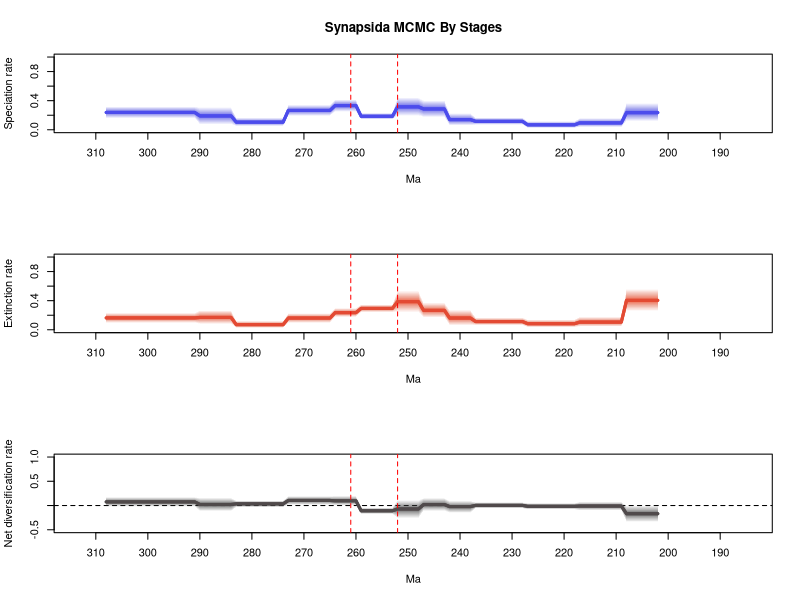

This chart was generated by the following R code:
# 1 files combined:
# 	C:\Users\SimoesLabAdmin\Documents\BDNN_Arielli\synapsida\mcmc_fixshift_no_predictors\D_mcmc/combined_9_marginal_rates.log

# 95% HPDs calculated using code from Biopy (https://www.cs.auckland.ac.nz/~yhel002/biopy/)

pdf(file='C:/Users/SimoesLabAdmin/Documents/BDNN_Arielli/synapsida/mcmc_fixshift_no_predictors/D_mcmc/combined_9_marginal_rates_RTT_final.pdf',width=8, height=10.8)
par(mfrow=c(3,1))
library(scales)
plot_RTT <- function (age,hpd_M,hpd_m,mean_m,color){
  N=100
  beta=(1:(N-1))/N
  alpha_shape=0.25
  cat=1-(beta^(1./alpha_shape))
  for (i in 1:(N-1)){
    trans= 1/N + 2/N
    polygon(c(age, rev(age)), c(hpd_M-((hpd_M-mean_m)*cat[i]), rev(hpd_m+((mean_m-hpd_m)*cat[i]))), col = alpha(color,trans), border = NA)
  }
  lines(rev(age), rev(mean_m), col = color, lwd=3)
}
    
L_hpd_m95=c(NA, NA,NA,NA,NA,NA,NA,NA,NA,NA,NA,NA,NA,NA,NA,NA,NA,NA,NA,NA,NA,NA,NA,NA,NA,NA,NA,NA,NA,NA,NA,NA,NA,NA,NA,NA,NA,NA,NA,NA,NA,NA,NA,NA,NA,NA,NA,NA,NA,NA,NA,NA,NA,NA,NA,NA,NA,NA,NA,NA,NA,NA,NA,NA,NA,NA,NA,NA,NA,NA,NA,NA,NA,NA,NA,NA,NA,NA,NA,NA,NA,NA,NA,NA,NA,NA,NA,NA,NA,NA,NA,NA,NA,NA,NA,NA,NA,NA,NA,NA,NA,NA,NA,NA,NA,NA,NA,NA,NA,NA,NA,NA,NA,NA,NA,NA,NA,NA,NA,NA,NA,NA,NA,NA,NA,NA,NA,NA,NA,NA,NA,NA,NA,NA,NA,NA,NA,NA,NA,NA,NA,NA,NA,NA,NA,NA,NA,NA,NA,NA,NA,NA,NA,NA,NA,NA,NA,NA,NA,NA,NA,NA,NA,NA,NA,NA,NA,NA,NA,NA,NA,NA,NA,NA,NA,NA,NA,NA,NA,NA,NA,NA,NA,NA,NA,NA,NA,NA,NA,NA,NA,NA,NA,NA,NA,NA,NA,NA,NA,NA,NA,NA,0.11606,0.11606,0.11606,0.11606,0.11606,0.11606,0.11606,0.034008,0.034008,0.034008,0.034008,0.034008,0.034008,0.034008,0.034008,0.034008,0.024192,0.024192,0.024192,0.024192,0.024192,0.024192,0.024192,0.024192,0.024192,0.024192,0.068457,0.068457,0.068457,0.068457,0.068457,0.068457,0.068457,0.068457,0.068457,0.068457,0.058151,0.058151,0.058151,0.058151,0.058151,0.169854,0.169854,0.169854,0.169854,0.169854,0.190979,0.190979,0.190979,0.190979,0.190979,0.141055,0.141055,0.141055,0.141055,0.141055,0.141055,0.141055,0.247366,0.247366,0.247366,0.247366,0.247366,0.190027,0.190027,0.190027,0.190027,0.190027,0.190027,0.190027,0.190027,0.190027,0.048227,0.048227,0.048227,0.048227,0.048227,0.048227,0.048227,0.048227,0.048227,0.048227,0.07082,0.07082,0.07082,0.07082,0.07082,0.07082,0.07082,0.159579,0.159579,0.159579,0.159579,0.159579,0.159579,0.159579,0.159579,0.159579,0.159579,0.159579,0.159579,0.159579,0.159579,0.159579,0.159579,0.159579,0.159579)
L_hpd_M95=c(NA, NA,NA,NA,NA,NA,NA,NA,NA,NA,NA,NA,NA,NA,NA,NA,NA,NA,NA,NA,NA,NA,NA,NA,NA,NA,NA,NA,NA,NA,NA,NA,NA,NA,NA,NA,NA,NA,NA,NA,NA,NA,NA,NA,NA,NA,NA,NA,NA,NA,NA,NA,NA,NA,NA,NA,NA,NA,NA,NA,NA,NA,NA,NA,NA,NA,NA,NA,NA,NA,NA,NA,NA,NA,NA,NA,NA,NA,NA,NA,NA,NA,NA,NA,NA,NA,NA,NA,NA,NA,NA,NA,NA,NA,NA,NA,NA,NA,NA,NA,NA,NA,NA,NA,NA,NA,NA,NA,NA,NA,NA,NA,NA,NA,NA,NA,NA,NA,NA,NA,NA,NA,NA,NA,NA,NA,NA,NA,NA,NA,NA,NA,NA,NA,NA,NA,NA,NA,NA,NA,NA,NA,NA,NA,NA,NA,NA,NA,NA,NA,NA,NA,NA,NA,NA,NA,NA,NA,NA,NA,NA,NA,NA,NA,NA,NA,NA,NA,NA,NA,NA,NA,NA,NA,NA,NA,NA,NA,NA,NA,NA,NA,NA,NA,NA,NA,NA,NA,NA,NA,NA,NA,NA,NA,NA,NA,NA,NA,NA,NA,NA,NA,0.369544,0.369544,0.369544,0.369544,0.369544,0.369544,0.369544,0.160186,0.160186,0.160186,0.160186,0.160186,0.160186,0.160186,0.160186,0.160186,0.11759,0.11759,0.11759,0.11759,0.11759,0.11759,0.11759,0.11759,0.11759,0.11759,0.168218,0.168218,0.168218,0.168218,0.168218,0.168218,0.168218,0.168218,0.168218,0.168218,0.22806,0.22806,0.22806,0.22806,0.22806,0.40666,0.40666,0.40666,0.40666,0.40666,0.445006,0.445006,0.445006,0.445006,0.445006,0.230748,0.230748,0.230748,0.230748,0.230748,0.230748,0.230748,0.417474,0.417474,0.417474,0.417474,0.417474,0.344072,0.344072,0.344072,0.344072,0.344072,0.344072,0.344072,0.344072,0.344072,0.168128,0.168128,0.168128,0.168128,0.168128,0.168128,0.168128,0.168128,0.168128,0.168128,0.310905,0.310905,0.310905,0.310905,0.310905,0.310905,0.310905,0.320759,0.320759,0.320759,0.320759,0.320759,0.320759,0.320759,0.320759,0.320759,0.320759,0.320759,0.320759,0.320759,0.320759,0.320759,0.320759,0.320759,0.320759)
M_hpd_m95=c(NA, NA,NA,NA,NA,NA,NA,NA,NA,NA,NA,NA,NA,NA,NA,NA,NA,NA,NA,NA,NA,NA,NA,NA,NA,NA,NA,NA,NA,NA,NA,NA,NA,NA,NA,NA,NA,NA,NA,NA,NA,NA,NA,NA,NA,NA,NA,NA,NA,NA,NA,NA,NA,NA,NA,NA,NA,NA,NA,NA,NA,NA,NA,NA,NA,NA,NA,NA,NA,NA,NA,NA,NA,NA,NA,NA,NA,NA,NA,NA,NA,NA,NA,NA,NA,NA,NA,NA,NA,NA,NA,NA,NA,NA,NA,NA,NA,NA,NA,NA,NA,NA,NA,NA,NA,NA,NA,NA,NA,NA,NA,NA,NA,NA,NA,NA,NA,NA,NA,NA,NA,NA,NA,NA,NA,NA,NA,NA,NA,NA,NA,NA,NA,NA,NA,NA,NA,NA,NA,NA,NA,NA,NA,NA,NA,NA,NA,NA,NA,NA,NA,NA,NA,NA,NA,NA,NA,NA,NA,NA,NA,NA,NA,NA,NA,NA,NA,NA,NA,NA,NA,NA,NA,NA,NA,NA,NA,NA,NA,NA,NA,NA,NA,NA,NA,NA,NA,NA,NA,NA,NA,NA,NA,NA,NA,NA,NA,NA,NA,NA,NA,NA,0.255435,0.255435,0.255435,0.255435,0.255435,0.255435,0.255435,0.042712,0.042712,0.042712,0.042712,0.042712,0.042712,0.042712,0.042712,0.042712,0.033522,0.033522,0.033522,0.033522,0.033522,0.033522,0.033522,0.033522,0.033522,0.033522,0.061942,0.061942,0.061942,0.061942,0.061942,0.061942,0.061942,0.061942,0.061942,0.061942,0.060131,0.060131,0.060131,0.060131,0.060131,0.166763,0.166763,0.166763,0.166763,0.166763,0.238642,0.238642,0.238642,0.238642,0.238642,0.240809,0.240809,0.240809,0.240809,0.240809,0.240809,0.240809,0.175214,0.175214,0.175214,0.175214,0.175214,0.094744,0.094744,0.094744,0.094744,0.094744,0.094744,0.094744,0.094744,0.094744,0.024381,0.024381,0.024381,0.024381,0.024381,0.024381,0.024381,0.024381,0.024381,0.024381,0.078733,0.078733,0.078733,0.078733,0.078733,0.078733,0.078733,0.094222,0.094222,0.094222,0.094222,0.094222,0.094222,0.094222,0.094222,0.094222,0.094222,0.094222,0.094222,0.094222,0.094222,0.094222,0.094222,0.094222,0.094222)
M_hpd_M95=c(NA, NA,NA,NA,NA,NA,NA,NA,NA,NA,NA,NA,NA,NA,NA,NA,NA,NA,NA,NA,NA,NA,NA,NA,NA,NA,NA,NA,NA,NA,NA,NA,NA,NA,NA,NA,NA,NA,NA,NA,NA,NA,NA,NA,NA,NA,NA,NA,NA,NA,NA,NA,NA,NA,NA,NA,NA,NA,NA,NA,NA,NA,NA,NA,NA,NA,NA,NA,NA,NA,NA,NA,NA,NA,NA,NA,NA,NA,NA,NA,NA,NA,NA,NA,NA,NA,NA,NA,NA,NA,NA,NA,NA,NA,NA,NA,NA,NA,NA,NA,NA,NA,NA,NA,NA,NA,NA,NA,NA,NA,NA,NA,NA,NA,NA,NA,NA,NA,NA,NA,NA,NA,NA,NA,NA,NA,NA,NA,NA,NA,NA,NA,NA,NA,NA,NA,NA,NA,NA,NA,NA,NA,NA,NA,NA,NA,NA,NA,NA,NA,NA,NA,NA,NA,NA,NA,NA,NA,NA,NA,NA,NA,NA,NA,NA,NA,NA,NA,NA,NA,NA,NA,NA,NA,NA,NA,NA,NA,NA,NA,NA,NA,NA,NA,NA,NA,NA,NA,NA,NA,NA,NA,NA,NA,NA,NA,NA,NA,NA,NA,NA,NA,0.562961,0.562961,0.562961,0.562961,0.562961,0.562961,0.562961,0.179095,0.179095,0.179095,0.179095,0.179095,0.179095,0.179095,0.179095,0.179095,0.141127,0.141127,0.141127,0.141127,0.141127,0.141127,0.141127,0.141127,0.141127,0.141127,0.168409,0.168409,0.168409,0.168409,0.168409,0.168409,0.168409,0.168409,0.168409,0.168409,0.274399,0.274399,0.274399,0.274399,0.274399,0.374083,0.374083,0.374083,0.374083,0.374083,0.53973,0.53973,0.53973,0.53973,0.53973,0.348813,0.348813,0.348813,0.348813,0.348813,0.348813,0.348813,0.299217,0.299217,0.299217,0.299217,0.299217,0.22779,0.22779,0.22779,0.22779,0.22779,0.22779,0.22779,0.22779,0.22779,0.122405,0.122405,0.122405,0.122405,0.122405,0.122405,0.122405,0.122405,0.122405,0.122405,0.268596,0.268596,0.268596,0.268596,0.268596,0.268596,0.268596,0.233955,0.233955,0.233955,0.233955,0.233955,0.233955,0.233955,0.233955,0.233955,0.233955,0.233955,0.233955,0.233955,0.233955,0.233955,0.233955,0.233955,0.233955)
R_hpd_m95=c(NA, NA,NA,NA,NA,NA,NA,NA,NA,NA,NA,NA,NA,NA,NA,NA,NA,NA,NA,NA,NA,NA,NA,NA,NA,NA,NA,NA,NA,NA,NA,NA,NA,NA,NA,NA,NA,NA,NA,NA,NA,NA,NA,NA,NA,NA,NA,NA,NA,NA,NA,NA,NA,NA,NA,NA,NA,NA,NA,NA,NA,NA,NA,NA,NA,NA,NA,NA,NA,NA,NA,NA,NA,NA,NA,NA,NA,NA,NA,NA,NA,NA,NA,NA,NA,NA,NA,NA,NA,NA,NA,NA,NA,NA,NA,NA,NA,NA,NA,NA,NA,NA,NA,NA,NA,NA,NA,NA,NA,NA,NA,NA,NA,NA,NA,NA,NA,NA,NA,NA,NA,NA,NA,NA,NA,NA,NA,NA,NA,NA,NA,NA,NA,NA,NA,NA,NA,NA,NA,NA,NA,NA,NA,NA,NA,NA,NA,NA,NA,NA,NA,NA,NA,NA,NA,NA,NA,NA,NA,NA,NA,NA,NA,NA,NA,NA,NA,NA,NA,NA,NA,NA,NA,NA,NA,NA,NA,NA,NA,NA,NA,NA,NA,NA,NA,NA,NA,NA,NA,NA,NA,NA,NA,NA,NA,NA,NA,NA,NA,NA,NA,NA,-0.34131,-0.34131,-0.34131,-0.34131,-0.34131,-0.34131,-0.34131,-0.100752,-0.100752,-0.100752,-0.100752,-0.100752,-0.100752,-0.100752,-0.100752,-0.100752,-0.081907,-0.081907,-0.081907,-0.081907,-0.081907,-0.081907,-0.081907,-0.081907,-0.081907,-0.081907,-0.061169,-0.061169,-0.061169,-0.061169,-0.061169,-0.061169,-0.061169,-0.061169,-0.061169,-0.061169,-0.152732,-0.152732,-0.152732,-0.152732,-0.152732,-0.114075,-0.114075,-0.114075,-0.114075,-0.114075,-0.266158,-0.266158,-0.266158,-0.266158,-0.266158,-0.176421,-0.176421,-0.176421,-0.176421,-0.176421,-0.176421,-0.176421,-0.003343,-0.003343,-0.003343,-0.003343,-0.003343,0.01211,0.01211,0.01211,0.01211,0.01211,0.01211,0.01211,0.01211,0.01211,-0.035583,-0.035583,-0.035583,-0.035583,-0.035583,-0.035583,-0.035583,-0.035583,-0.035583,-0.035583,-0.118703,-0.118703,-0.118703,-0.118703,-0.118703,-0.118703,-0.118703,-0.024162,-0.024162,-0.024162,-0.024162,-0.024162,-0.024162,-0.024162,-0.024162,-0.024162,-0.024162,-0.024162,-0.024162,-0.024162,-0.024162,-0.024162,-0.024162,-0.024162,-0.024162)
R_hpd_M95=c(NA, NA,NA,NA,NA,NA,NA,NA,NA,NA,NA,NA,NA,NA,NA,NA,NA,NA,NA,NA,NA,NA,NA,NA,NA,NA,NA,NA,NA,NA,NA,NA,NA,NA,NA,NA,NA,NA,NA,NA,NA,NA,NA,NA,NA,NA,NA,NA,NA,NA,NA,NA,NA,NA,NA,NA,NA,NA,NA,NA,NA,NA,NA,NA,NA,NA,NA,NA,NA,NA,NA,NA,NA,NA,NA,NA,NA,NA,NA,NA,NA,NA,NA,NA,NA,NA,NA,NA,NA,NA,NA,NA,NA,NA,NA,NA,NA,NA,NA,NA,NA,NA,NA,NA,NA,NA,NA,NA,NA,NA,NA,NA,NA,NA,NA,NA,NA,NA,NA,NA,NA,NA,NA,NA,NA,NA,NA,NA,NA,NA,NA,NA,NA,NA,NA,NA,NA,NA,NA,NA,NA,NA,NA,NA,NA,NA,NA,NA,NA,NA,NA,NA,NA,NA,NA,NA,NA,NA,NA,NA,NA,NA,NA,NA,NA,NA,NA,NA,NA,NA,NA,NA,NA,NA,NA,NA,NA,NA,NA,NA,NA,NA,NA,NA,NA,NA,NA,NA,NA,NA,NA,NA,NA,NA,NA,NA,NA,NA,NA,NA,NA,NA,0.003989,0.003989,0.003989,0.003989,0.003989,0.003989,0.003989,0.076603,0.076603,0.076603,0.076603,0.076603,0.076603,0.076603,0.076603,0.076603,0.050715,0.050715,0.050715,0.050715,0.050715,0.050715,0.050715,0.050715,0.050715,0.050715,0.068403,0.068403,0.068403,0.068403,0.068403,0.068403,0.068403,0.068403,0.068403,0.068403,0.098763,0.098763,0.098763,0.098763,0.098763,0.15599,0.15599,0.15599,0.15599,0.15599,0.114884,0.114884,0.114884,0.114884,0.114884,-0.040745,-0.040745,-0.040745,-0.040745,-0.040745,-0.040745,-0.040745,0.198578,0.198578,0.198578,0.198578,0.198578,0.195166,0.195166,0.195166,0.195166,0.195166,0.195166,0.195166,0.195166,0.195166,0.102952,0.102952,0.102952,0.102952,0.102952,0.102952,0.102952,0.102952,0.102952,0.102952,0.163143,0.163143,0.163143,0.163143,0.163143,0.163143,0.163143,0.174082,0.174082,0.174082,0.174082,0.174082,0.174082,0.174082,0.174082,0.174082,0.174082,0.174082,0.174082,0.174082,0.174082,0.174082,0.174082,0.174082,0.174082)
L_mean=c(NA, NA,NA,NA,NA,NA,NA,NA,NA,NA,NA,NA,NA,NA,NA,NA,NA,NA,NA,NA,NA,NA,NA,NA,NA,NA,NA,NA,NA,NA,NA,NA,NA,NA,NA,NA,NA,NA,NA,NA,NA,NA,NA,NA,NA,NA,NA,NA,NA,NA,NA,NA,NA,NA,NA,NA,NA,NA,NA,NA,NA,NA,NA,NA,NA,NA,NA,NA,NA,NA,NA,NA,NA,NA,NA,NA,NA,NA,NA,NA,NA,NA,NA,NA,NA,NA,NA,NA,NA,NA,NA,NA,NA,NA,NA,NA,NA,NA,NA,NA,NA,NA,NA,NA,NA,NA,NA,NA,NA,NA,NA,NA,NA,NA,NA,NA,NA,NA,NA,NA,NA,NA,NA,NA,NA,NA,NA,NA,NA,NA,NA,NA,NA,NA,NA,NA,NA,NA,NA,NA,NA,NA,NA,NA,NA,NA,NA,NA,NA,NA,NA,NA,NA,NA,NA,NA,NA,NA,NA,NA,NA,NA,NA,NA,NA,NA,NA,NA,NA,NA,NA,NA,NA,NA,NA,NA,NA,NA,NA,NA,NA,NA,NA,NA,NA,NA,NA,NA,NA,NA,NA,NA,NA,NA,NA,NA,NA,NA,NA,NA,NA,NA,0.235982623074074,0.235982623074074,0.235982623074074,0.235982623074074,0.235982623074074,0.235982623074074,0.235982623074074,0.094278537765432,0.094278537765432,0.094278537765432,0.094278537765432,0.094278537765432,0.094278537765432,0.094278537765432,0.094278537765432,0.094278537765432,0.067682347666667,0.067682347666667,0.067682347666667,0.067682347666667,0.067682347666667,0.067682347666667,0.067682347666667,0.067682347666667,0.067682347666667,0.067682347666667,0.11560735062963,0.11560735062963,0.11560735062963,0.11560735062963,0.11560735062963,0.11560735062963,0.11560735062963,0.11560735062963,0.11560735062963,0.11560735062963,0.139450771740741,0.139450771740741,0.139450771740741,0.139450771740741,0.139450771740741,0.286094387617284,0.286094387617284,0.286094387617284,0.286094387617284,0.286094387617284,0.315683579518518,0.315683579518518,0.315683579518518,0.315683579518518,0.315683579518518,0.185234455271605,0.185234455271605,0.185234455271605,0.185234455271605,0.185234455271605,0.185234455271605,0.185234455271605,0.333128330654321,0.333128330654321,0.333128330654321,0.333128330654321,0.333128330654321,0.26553013008642,0.26553013008642,0.26553013008642,0.26553013008642,0.26553013008642,0.26553013008642,0.26553013008642,0.26553013008642,0.26553013008642,0.104802483185185,0.104802483185185,0.104802483185185,0.104802483185185,0.104802483185185,0.104802483185185,0.104802483185185,0.104802483185185,0.104802483185185,0.104802483185185,0.191048386604938,0.191048386604938,0.191048386604938,0.191048386604938,0.191048386604938,0.191048386604938,0.191048386604938,0.238308991728395,0.238308991728395,0.238308991728395,0.238308991728395,0.238308991728395,0.238308991728395,0.238308991728395,0.238308991728395,0.238308991728395,0.238308991728395,0.238308991728395,0.238308991728395,0.238308991728395,0.238308991728395,0.238308991728395,0.238308991728395,0.238308991728395,0.238308991728395)
M_mean=c(NA, NA,NA,NA,NA,NA,NA,NA,NA,NA,NA,NA,NA,NA,NA,NA,NA,NA,NA,NA,NA,NA,NA,NA,NA,NA,NA,NA,NA,NA,NA,NA,NA,NA,NA,NA,NA,NA,NA,NA,NA,NA,NA,NA,NA,NA,NA,NA,NA,NA,NA,NA,NA,NA,NA,NA,NA,NA,NA,NA,NA,NA,NA,NA,NA,NA,NA,NA,NA,NA,NA,NA,NA,NA,NA,NA,NA,NA,NA,NA,NA,NA,NA,NA,NA,NA,NA,NA,NA,NA,NA,NA,NA,NA,NA,NA,NA,NA,NA,NA,NA,NA,NA,NA,NA,NA,NA,NA,NA,NA,NA,NA,NA,NA,NA,NA,NA,NA,NA,NA,NA,NA,NA,NA,NA,NA,NA,NA,NA,NA,NA,NA,NA,NA,NA,NA,NA,NA,NA,NA,NA,NA,NA,NA,NA,NA,NA,NA,NA,NA,NA,NA,NA,NA,NA,NA,NA,NA,NA,NA,NA,NA,NA,NA,NA,NA,NA,NA,NA,NA,NA,NA,NA,NA,NA,NA,NA,NA,NA,NA,NA,NA,NA,NA,NA,NA,NA,NA,NA,NA,NA,NA,NA,NA,NA,NA,NA,NA,NA,NA,NA,NA,0.40466476845679,0.40466476845679,0.40466476845679,0.40466476845679,0.40466476845679,0.40466476845679,0.40466476845679,0.105300154123457,0.105300154123457,0.105300154123457,0.105300154123457,0.105300154123457,0.105300154123457,0.105300154123457,0.105300154123457,0.105300154123457,0.083609573716049,0.083609573716049,0.083609573716049,0.083609573716049,0.083609573716049,0.083609573716049,0.083609573716049,0.083609573716049,0.083609573716049,0.083609573716049,0.112773505222222,0.112773505222222,0.112773505222222,0.112773505222222,0.112773505222222,0.112773505222222,0.112773505222222,0.112773505222222,0.112773505222222,0.112773505222222,0.161152161308642,0.161152161308642,0.161152161308642,0.161152161308642,0.161152161308642,0.266755245938272,0.266755245938272,0.266755245938272,0.266755245938272,0.266755245938272,0.387063247481482,0.387063247481482,0.387063247481482,0.387063247481482,0.387063247481482,0.293653280024691,0.293653280024691,0.293653280024691,0.293653280024691,0.293653280024691,0.293653280024691,0.293653280024691,0.235690139160494,0.235690139160494,0.235690139160494,0.235690139160494,0.235690139160494,0.161139714790123,0.161139714790123,0.161139714790123,0.161139714790123,0.161139714790123,0.161139714790123,0.161139714790123,0.161139714790123,0.161139714790123,0.070166068679012,0.070166068679012,0.070166068679012,0.070166068679012,0.070166068679012,0.070166068679012,0.070166068679012,0.070166068679012,0.070166068679012,0.070166068679012,0.169406756148148,0.169406756148148,0.169406756148148,0.169406756148148,0.169406756148148,0.169406756148148,0.169406756148148,0.163037620135802,0.163037620135802,0.163037620135802,0.163037620135802,0.163037620135802,0.163037620135802,0.163037620135802,0.163037620135802,0.163037620135802,0.163037620135802,0.163037620135802,0.163037620135802,0.163037620135802,0.163037620135802,0.163037620135802,0.163037620135802,0.163037620135802,0.163037620135802)
R_mean=c(NA, NA,NA,NA,NA,NA,NA,NA,NA,NA,NA,NA,NA,NA,NA,NA,NA,NA,NA,NA,NA,NA,NA,NA,NA,NA,NA,NA,NA,NA,NA,NA,NA,NA,NA,NA,NA,NA,NA,NA,NA,NA,NA,NA,NA,NA,NA,NA,NA,NA,NA,NA,NA,NA,NA,NA,NA,NA,NA,NA,NA,NA,NA,NA,NA,NA,NA,NA,NA,NA,NA,NA,NA,NA,NA,NA,NA,NA,NA,NA,NA,NA,NA,NA,NA,NA,NA,NA,NA,NA,NA,NA,NA,NA,NA,NA,NA,NA,NA,NA,NA,NA,NA,NA,NA,NA,NA,NA,NA,NA,NA,NA,NA,NA,NA,NA,NA,NA,NA,NA,NA,NA,NA,NA,NA,NA,NA,NA,NA,NA,NA,NA,NA,NA,NA,NA,NA,NA,NA,NA,NA,NA,NA,NA,NA,NA,NA,NA,NA,NA,NA,NA,NA,NA,NA,NA,NA,NA,NA,NA,NA,NA,NA,NA,NA,NA,NA,NA,NA,NA,NA,NA,NA,NA,NA,NA,NA,NA,NA,NA,NA,NA,NA,NA,NA,NA,NA,NA,NA,NA,NA,NA,NA,NA,NA,NA,NA,NA,NA,NA,NA,NA,-0.16868214408642,-0.16868214408642,-0.16868214408642,-0.16868214408642,-0.16868214408642,-0.16868214408642,-0.16868214408642,-0.011021616074074,-0.011021616074074,-0.011021616074074,-0.011021616074074,-0.011021616074074,-0.011021616074074,-0.011021616074074,-0.011021616074074,-0.011021616074074,-0.015927225555556,-0.015927225555556,-0.015927225555556,-0.015927225555556,-0.015927225555556,-0.015927225555556,-0.015927225555556,-0.015927225555556,-0.015927225555556,-0.015927225555556,0.002833846197531,0.002833846197531,0.002833846197531,0.002833846197531,0.002833846197531,0.002833846197531,0.002833846197531,0.002833846197531,0.002833846197531,0.002833846197531,-0.021701387234568,-0.021701387234568,-0.021701387234568,-0.021701387234568,-0.021701387234568,0.019339142074074,0.019339142074074,0.019339142074074,0.019339142074074,0.019339142074074,-0.071379666209877,-0.071379666209877,-0.071379666209877,-0.071379666209877,-0.071379666209877,-0.108418827506173,-0.108418827506173,-0.108418827506173,-0.108418827506173,-0.108418827506173,-0.108418827506173,-0.108418827506173,0.097438194740741,0.097438194740741,0.097438194740741,0.097438194740741,0.097438194740741,0.104390416296296,0.104390416296296,0.104390416296296,0.104390416296296,0.104390416296296,0.104390416296296,0.104390416296296,0.104390416296296,0.104390416296296,0.034636414703704,0.034636414703704,0.034636414703704,0.034636414703704,0.034636414703704,0.034636414703704,0.034636414703704,0.034636414703704,0.034636414703704,0.034636414703704,0.021641629617284,0.021641629617284,0.021641629617284,0.021641629617284,0.021641629617284,0.021641629617284,0.021641629617284,0.075271373419753,0.075271373419753,0.075271373419753,0.075271373419753,0.075271373419753,0.075271373419753,0.075271373419753,0.075271373419753,0.075271373419753,0.075271373419753,0.075271373419753,0.075271373419753,0.075271373419753,0.075271373419753,0.075271373419753,0.075271373419753,0.075271373419753,0.075271373419753)
trans=0.5
age=(0:(309-1))* -1
# Calculate positions for the mass extinction events
perm_trias_extinction = -252 # End-Permian mass extinction (252 Ma)
guadalupian_extinction = -261 # Guadalupian extinction (261 Ma)

# Define custom tick positions at 10 MY intervals
x_ticks <- seq(-310, -190, by=10)
x_tick_labels <- abs(x_ticks)

# First plot: Speciation rate
plot(age, age, type='n', ylim=c(0, 1), xlim=c(-312.9, -185.1), 
     ylab='Speciation rate', xlab='Ma', main='Synapsida MCMC By Stages', 
     xaxt='n') # Remove default x-axis
axis(1, at=x_ticks, labels=x_tick_labels) # Custom x-axis with 10MY interval ticks

plot_RTT(age, L_hpd_M95, L_hpd_m95, L_mean, "#4c4cec")
lines(rev(age), rev(L_mean), col="#4c4cec", lwd=3)

# Add vertical lines for mass extinction events
abline(v=perm_trias_extinction, col="red", lty=2) 
abline(v=guadalupian_extinction, col="red", lty=2)

# Second plot: Extinction rate
plot(age, age, type='n', ylim=c(0, 1), xlim=c(-312.9, -185.1), 
     ylab='Extinction rate', xlab='Ma',
     xaxt='n') # Remove default x-axis
axis(1, at=x_ticks, labels=x_tick_labels) # Custom x-axis with 10MY interval ticks

plot_RTT(age, M_hpd_M95, M_hpd_m95, M_mean, "#e34a33")
lines(rev(age), rev(M_mean), col="#e34a33", lwd=3)

# Add vertical lines for mass extinction events
abline(v=perm_trias_extinction, col="red", lty=2)
abline(v=guadalupian_extinction, col="red", lty=2)

# Third plot: Net diversification rate
plot(age, age, type='n', ylim=c(-0.5, 1), xlim=c(-312.9, -185.1), 
     ylab='Net diversification rate', xlab='Ma',
     xaxt='n') # Remove default x-axis
axis(1, at=x_ticks, labels=x_tick_labels) # Custom x-axis with 10MY interval ticks

abline(h=0, lty=2, col="black")
plot_RTT(age, R_hpd_M95, R_hpd_m95, R_mean, "#504A4B")
lines(rev(age), rev(R_mean), col="#504A4B", lwd=3)

# Add vertical lines for mass extinction events
abline(v=perm_trias_extinction, col="red", lty=2)
abline(v=guadalupian_extinction, col="red", lty=2)

dev.off()
